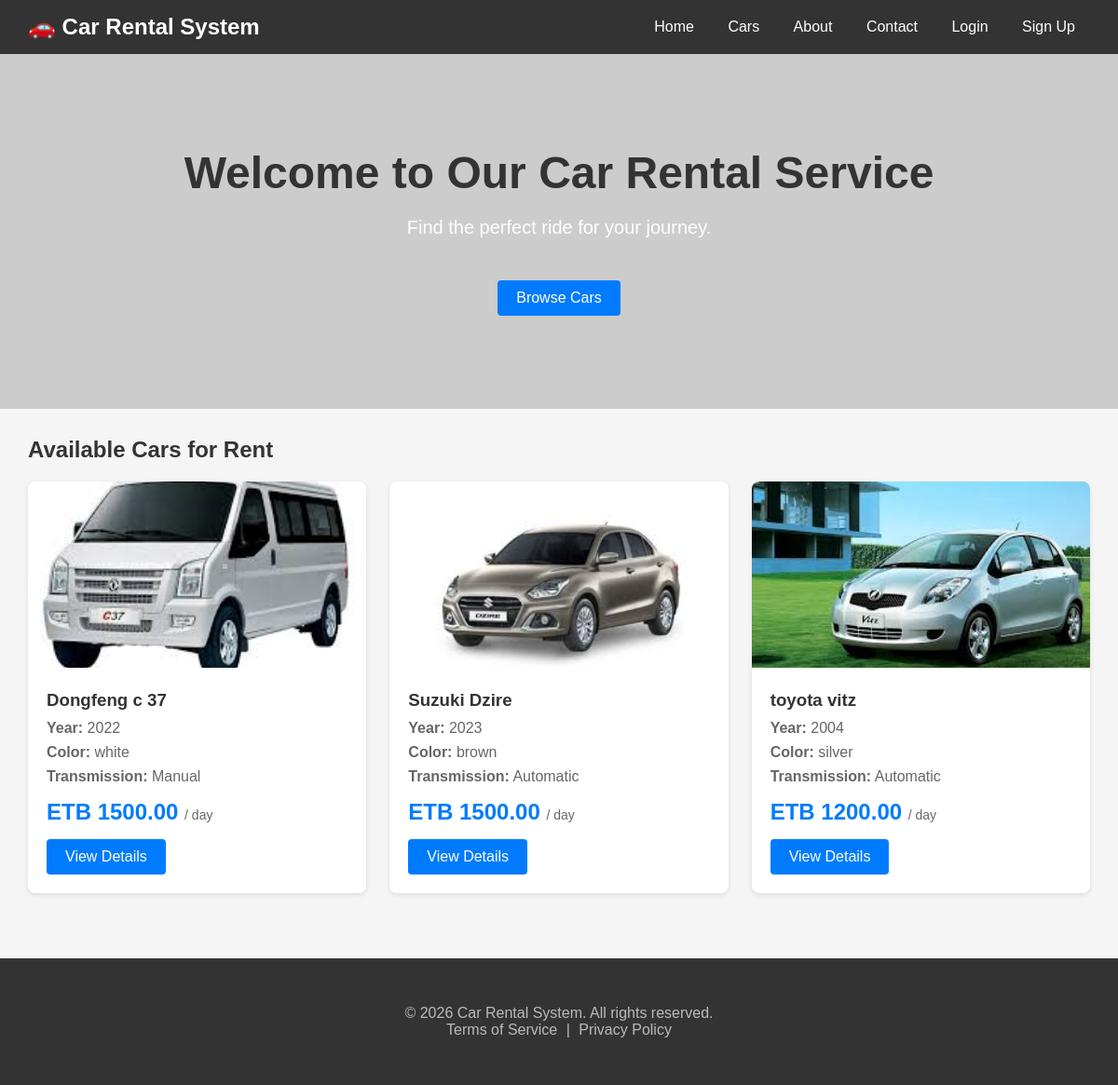
The page / on the database its author committed.
### Rental/models.py (models this page shows, shortened)
class Car(models.Model):
    TRANSMISSION_CHOICES = [
        ('automatic', 'Automatic'),
        ('manual', 'Manual'),
    ]
    brand = models.CharField(max_length=100)
    model = models.CharField(max_length=100)
    year = models.IntegerField()
    color = models.CharField(max_length=50)
    plate_number = models.CharField(max_length=20, unique=True)
    transmission = models.CharField(max_length=20, choices=TRANSMISSION_CHOICES, default='automatic')
    daily_rate = models.DecimalField(max_digits=10, decimal_places=2)
    image = models.ImageField(upload_to='cars/', blank=True, null=True)
    available = models.BooleanField(default=True)
    visible = models.BooleanField(default=True)
    class Meta:
        ordering = ['brand', 'model']

### Rental/views.py (the view)
# urls.py: path('', car_list, name='car_list_url'),
def car_list(request):
    cars = Car.objects.filter(visible=True, available=True)
    return render(request, 'car_list.html', {'cars': cars})

### Rental/templates/car_list.html (shortened to what this page needs)
<!DOCTYPE html>
<html lang="en">
<head>
</head>
<body>
    <nav class="navbar">
        <h1>🚗 Car Rental System</h1>
        <div class="navbar-links">
            <a href="#" class="active">Home</a>
            <a href="{% url 'car_list_url' %}">Cars</a>
            <a href="#">About</a>
            <a href="#">Contact</a>
            {% if user.is_authenticated %}
                <a href="{% url 'logout_url' %}">Logout</a>
            {% else %}
                <a href="{% url 'login_url' %}">Login</a>
                <a href="{% url 'signup_url' %}">Sign Up</a>
            {% endif %}
        </div>
    </nav>
    <section class="hero">
        <div class="hero-content">
            <h2>Welcome to Our Car Rental Service</h2>
            <p>Find the perfect ride for your journey.</p>
            <a href="#cars-section" class="btn">Browse Cars</a>
        </div>
    </section>
    <div class="container" id="cars-section">
        <h2>Available Cars for Rent</h2>
        {% if cars %}
        <div class="cars-grid">
            {% for car in cars %}
            <div class="car-card">
                {% if car.image %}
                <img src="{{ car.image.url }}" alt="{{ car.brand }} {{ car.model }}" class="car-image">
                {% else %}
                <div class="car-image-placeholder">🚗</div>
                {% endif %}
                <div class="car-info">
                    <h3>{{ car.brand }} {{ car.model }}</h3>
                    <p><strong>Year:</strong> {{ car.year }}</p>
                    <p><strong>Color:</strong> {{ car.color }}</p>
                    <p><strong>Transmission:</strong> {{ car.get_transmission_display }}</p>
                    <div class="price">ETB {{ car.daily_rate }} <span>/ day</span></div>
                    <a href="{% url 'car_detail_url' car.id %}" class="btn">View Details</a>
                </div>
            </div>
            {% endfor %}
        </div>
        {% else %}
        <div class="no-cars">
            <p>No cars available at the moment. Please check back later.</p>
        </div>
        {% endif %}
    </div>
    <footer class="footer">
        <div class="container">
            <p>&copy; {% now "Y" %} Car Rental System. All rights reserved.</p>
            <p><a href="#">Terms of Service</a> | <a href="#">Privacy Policy</a></p>
        </div>
    </footer>
</body>
</html>

### Rental/templates/car_list.html (style rules this page uses)
* { margin: 0; padding: 0; box-sizing: border-box; }
body { font-family: Arial, sans-serif; background-color: #f5f5f5; }
.navbar { background-color: #333; padding: 15px 30px; display: flex; justify-content: space-between; align-items: center; }
.navbar h1 { color: white; font-size: 24px; }
.navbar-links a { color: white; text-decoration: none; padding: 8px 16px; border-radius: 4px; }
.container { max-width: 1200px; margin: 0 auto; padding: 30px; }
h2 { color: #333; margin-bottom: 20px; }
.cars-grid { display: grid; grid-template-columns: repeat(auto-fill, minmax(300px, 1fr)); gap: 25px; }
.car-card { background: white; border-radius: 8px; overflow: hidden; box-shadow: 0 2px 5px rgba(0,0,0,0.1); transition: transform 0.2s; }
.car-image { width: 100%; height: 200px; object-fit: cover; background-color: #e9ecef; }
.car-info { padding: 20px; }
.car-info h3 { color: #333; margin-bottom: 10px; }
.car-info p { color: #666; margin-bottom: 8px; }
.price { font-size: 24px; font-weight: bold; color: #007bff; margin-top: 15px; }
.price span { font-size: 14px; color: #666; font-weight: normal; }
.btn { display: inline-block; padding: 10px 20px; background-color: #007bff; color: white; text-decoration: none; border-radius: 4px; margin-top: 15px; }
.hero { background-image: url('https://via.placeholder.com/1600x400?text=Car+Rental'); background-size: cover; background-position: center; color: white; padding: 100px 20px; text-align: center; }
.hero-content h2 { font-size: 48px; margin-bottom: 20px; }
.hero-content p { font-size: 20px; margin-bottom: 30px; }
.footer { background-color: #333; color: #bbb; padding: 20px 0; margin-top: 40px; text-align: center; }
.footer a { color: #bbb; text-decoration: none; margin: 0 5px; }

### rows shown on the page
Car: image (picture), brand "Dongfeng", model "c 37", year "2022", color "white", transmission "Manual", daily_rate "1500.00"
Car: image (picture), brand "Suzuki", model "Dzire", year "2023", color "brown", transmission "Automatic", daily_rate "1500.00"
Car: image (picture), brand "toyota", model "vitz", year "2004", color "silver", transmission "Automatic", daily_rate "1200.00"
